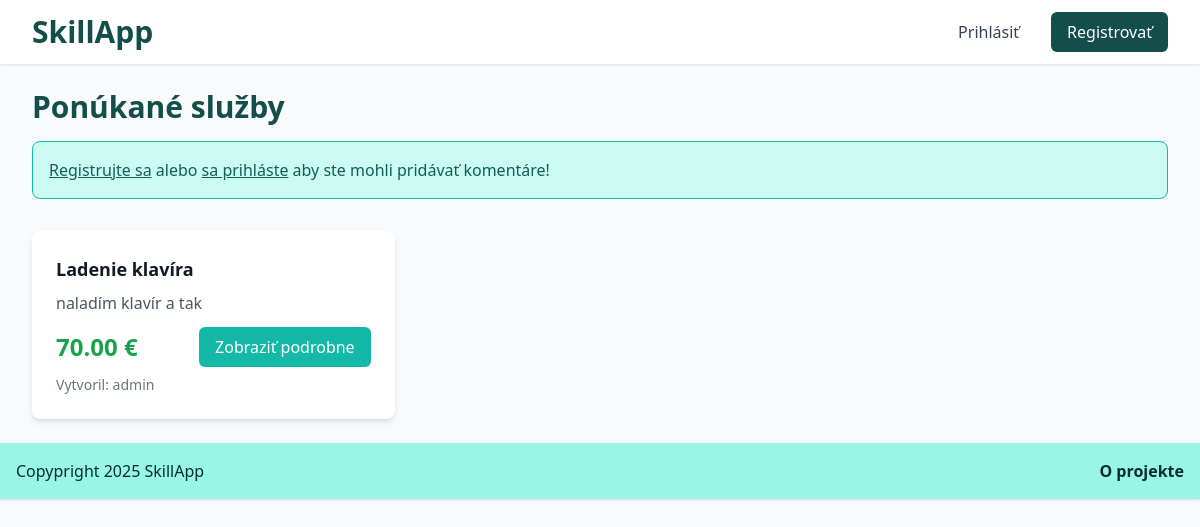
The page / on the database its author committed.
### models.py (models this page shows)
class Service(db.Model):
    id = db.Column(db.Integer, primary_key=True)
    title = db.Column(db.String(200), nullable=False)
    description = db.Column(db.Text, nullable=False)
    price = db.Column(db.Float, nullable=False)
    created_at = db.Column(db.DateTime, default=datetime.utcnow)
    user_id = db.Column(db.Integer, db.ForeignKey('user.id'), nullable=False)
    reviews = db.relationship('Review', backref='service', lazy=True, cascade='all, delete-orphan')

class User(UserMixin, db.Model):
    id = db.Column(db.Integer, primary_key=True)
    email = db.Column(db.String(120), unique=True, nullable=False)
    password = db.Column(db.String(60), nullable=False)
    name = db.Column(db.String(100), nullable=False)
    created_at = db.Column(db.DateTime, default=datetime.utcnow)
    services = db.relationship('Service', backref='provider', lazy=True)
    reviews = db.relationship('Review', backref='reviewer', lazy=True)  # Changed from 'Reviews' to 'Review'

### app.py (the view)
@app.route('/')
def index():
    services = Service.query.order_by(Service.created_at.desc()).all()
    return render_template('index.html', services=services)

### templates/index.html (shortened to what this page needs)
{% extends "base.html" %}
{% block content %}
<div class="mb-8">
    <h1 class="text-3xl font-bold text-teal-900 mb-4">Ponúkané služby</h1>
    {% if not current_user.is_authenticated %}
        <div class="bg-teal-100 border border-teal-500 rounded-lg p-4 mb-6">
            <p class="text-teal-800">
                <a href="{{ url_for('register') }}" class="font-medium underline">Registrujte sa</a>
                alebo
                <a href="{{ url_for('login') }}" class="font-medium underline">sa prihláste</a>
                aby ste mohli pridávať komentáre!
            </p>
        </div>
    {% endif %}
</div>
<div class="grid grid-cols-1 md:grid-cols-2 lg:grid-cols-3 gap-6">
    {% for service in services %}
        <div class="bg-white rounded-lg shadow-md p-6 hover:shadow-lg transition-shadow">
            <h3 class="text-lg font-semibold text-gray-900 mb-2">{{ service.title }}</h3>
            <p class="text-gray-600 mb-3">{{ service.description[:100] }}{% if service.description|length > 100 %}...{% endif %}</p>
            <div class="flex justify-between items-center">
                <span class="text-2xl font-bold text-green-600">{{ "%.2f"|format(service.price) }} €</span>
                <a href="{{ url_for('service_detail', service_id=service.id) }}"
                   class="bg-teal-500 hover:bg-teal-600 text-white px-4 py-2 rounded-md">
                    Zobraziť podrobne
                </a>
            </div>
            <div class="mt-2 text-sm text-gray-500">
                Vytvoril: {{ service.provider.name }}
            </div>
        </div>
    {% endfor %}
</div>
{% endblock %}

### rows shown on the page
Service: title "Ladenie klavíra", description "naladím klavír a tak", price "70.00", provider.name "admin"
